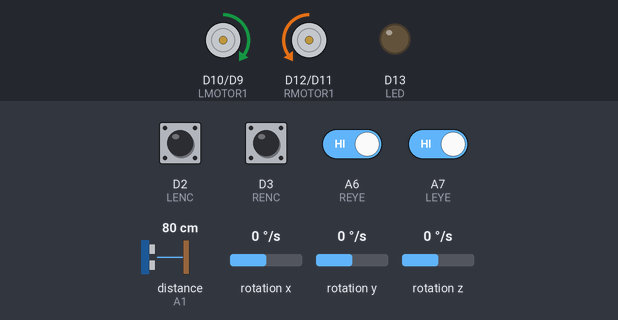
Bench run of a sketch on a simulated Arduino Nano 33 IoT. Parts: motor-driver pin pairs drawn as motors (green arrow = first pin HIGH = forward, orange = second pin HIGH = backward, longer = more drive), output pins drawn as LEDs (lit = HIGH). Wiring (inferred from the names in the program): ultrasonic range finder: trigger A0; echo A1. The inputs (shaded band) are chosen by the test bench; at power-on: A6 (REYE), A7 (LEYE), D2 (LENC), D3 (RENC) HIGH, rotation z 0 °/s, distance to the obstacle (sensor on A1) 80 cm, rotation x 0 °/s, rotation y 0 °/s. The echo pulse lasts 58.3 µs per cm; pins used as bus, display or sensor lines are not drawn; what the sketch prints to the serial monitor is not drawn.

Above: at 4.2 s.
4.3 s: rotation z set to 100 °/s
7.3 s: A6 (REYE) driven LOW
At 8.7 s:
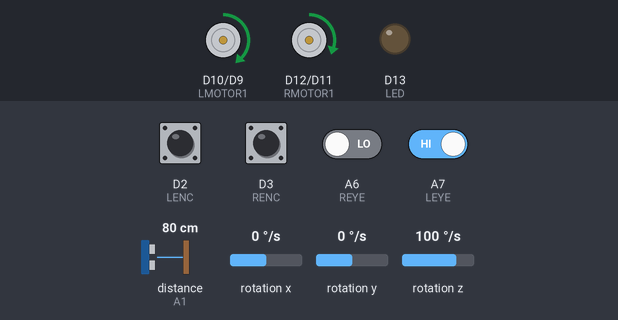
9.7 s: A7 (LEYE) driven LOW
At 10.2 s:
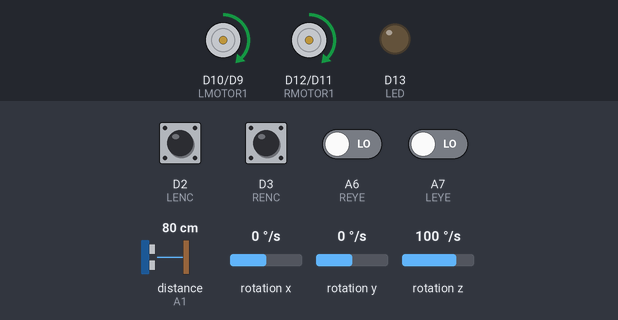
11.2 s: A6 (REYE) driven HIGH
At 12.4 s:
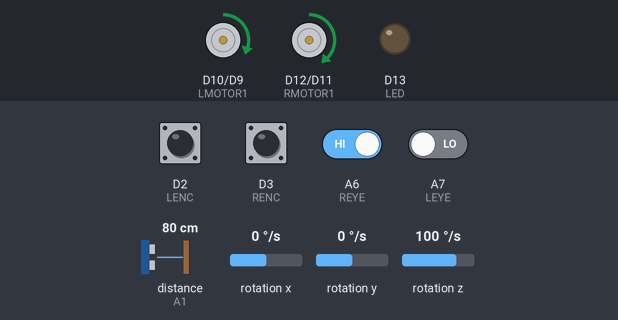
12.7 s: A7 (LEYE) driven HIGH
At 15.6 s:
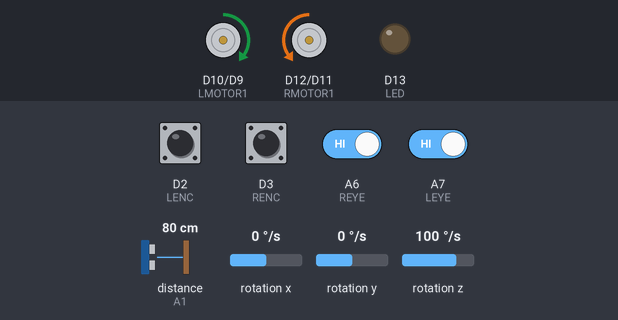
15.7 s: rotation z set to 86 °/s
At 16.6 s:
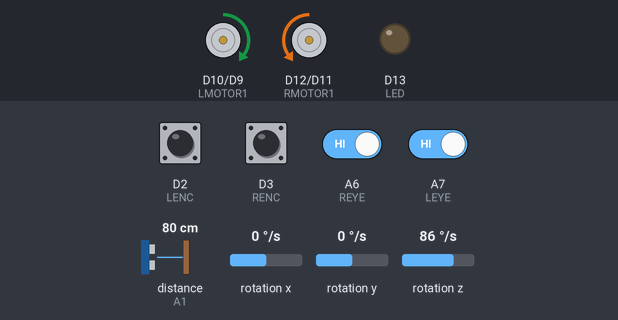
Timing chart, 0 to 18.7 s (numbered marks = the images above; inputs shaded):
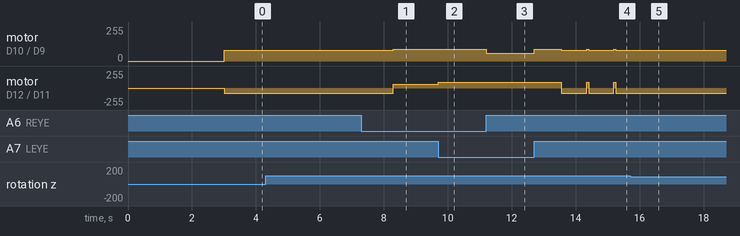

Measured:
- after the input at 7.3 s, motor on D10 (LMOTOR1) / D9 (LMOTOR2): goes on until 8.3 s, then stays forward 90/255
- after the input at 9.7 s, motor on D12 (RMOTOR1) / D11 (RMOTOR2): forward 60/255 → forward 90/255 at once
- after the input at 11.2 s, motor on D10 (LMOTOR1) / D9 (LMOTOR2): forward 90/255 → forward 60/255 at once
- after the input at 12.7 s, motor on D10 (LMOTOR1) / D9 (LMOTOR2): forward 60/255 → forward 90/255 at once, → forward 80/255 0.85 s later; motor on D12 (RMOTOR1) / D11 (RMOTOR2): forward 90/255 → backward 80/255 after 0.85 s
- after the input at 15.7 s, motor on D10 (LMOTOR1) / D9 (LMOTOR2): stops changing and stays forward 80/255; motor on D12 (RMOTOR1) / D11 (RMOTOR2): stops changing and stays backward 80/255

The sketch:

2e10-gold-scrapped.ino
```cpp
#include <PID_v1.h>
#include <WiFiNINA.h>
#include <math.h>
#include <Arduino_LSM6DS3.h>

const int LED = 13;

struct TreeNode {
  TreeNode* parent = nullptr;
  TreeNode* lhs = nullptr;
  TreeNode* rhs = nullptr;
  bool explored = false;

  TreeNode* forkLeft() {
    auto node = new TreeNode();
    node->parent = this;
    lhs = node;
    return lhs;
  }

  TreeNode* forkRight() {
    auto node = new TreeNode();
    node->parent = this;
    rhs = node;
    return rhs;
  }

  void explore() {
    explored = true;
    if (parent && parent != this) {
      if (parent->lhs->explored && parent->rhs->explored) {
        parent->explore();
      }
    }
  }
};

TreeNode* rootNode = nullptr;
TreeNode* currentNode = nullptr;

enum class EBuggyStatus {
  GoingStraight,
  TurningLeft,
  TurningRight,
  TurningAround,
  Idle
};

EBuggyStatus currentStatus = EBuggyStatus::GoingStraight;

#define PI 3.1415926535897932384626433832795

// IR SENSORS
const int LEYE = 21; //left sensor
const int REYE = 20; //right sensor

// LEFT MOTOR
const int LMOTOR1 = 10;
const int LMOTOR2 = 9;

// RIGHT MOTOR
const int RMOTOR1 = 12;
const int RMOTOR2 = 11;

// ULTRASOUND
const int ECHO = 15;
const int TRIG = 14;

const int pulseDurationUs = 50;
const int pulseDelayUs = 100000;

// ENCODERS
const int LENC = 2; //left encoder
const int RENC = 3; //right encoder

// PID
double Input, Output, Setpoint;
double Kp = 15; // Kp needs to be higher than 10
double Ki = 0.035; //  Ki needs to be very small
double Kd = 1; // Kd keep as 0 because Kd is a derivative and will only work for steady signals so the rate of error is always changing
PID myPID(&Input, &Output, &Setpoint, Kp, Ki, Kd, DIRECT); // Creating PID object

char ssid[] = "fuckthis";
char pass[] = "bullshit";

WiFiClient client;
WiFiServer server(5200);

float gyroBiasX = 0, gyroBiasY = 0, gyroBiasZ = 0;
void setup() {
  Serial.begin(9600);

  //WiFi.beginAP(ssid, pass);
  //IPAddress ip = WiFi.localIP();
  //Serial.println(ip);
  //server.begin();

  //Setpoint = 20; //buggy stops

  // Turn the PID on.
  //myPID.SetMode(AUTOMATIC);
  //myPID.SetOutputLimits(0,255);

  // Set up input sensors.
  pinMode(LEYE, INPUT);
  pinMode(REYE, INPUT);

  // Set up motors.
  pinMode(LMOTOR1, OUTPUT);
  pinMode(LMOTOR2, OUTPUT);

  pinMode(RMOTOR1, OUTPUT);
  pinMode(RMOTOR2, OUTPUT);

  // Set up ultrasound.
  pinMode(TRIG, OUTPUT);
  pinMode(ECHO, INPUT);
  pinMode(LED, OUTPUT);
  attachInterrupt(digitalPinToInterrupt(ECHO), echoInterrupt, CHANGE);

  // Set up encoders.
  pinMode(LENC, INPUT_PULLUP);
  pinMode(RENC, INPUT_PULLUP);
  attachInterrupt(digitalPinToInterrupt(LENC), left_wheel_ticks, RISING);
  attachInterrupt(digitalPinToInterrupt(RENC), right_wheel_ticks, RISING);

  rootNode = new TreeNode();
  rootNode->parent = rootNode;
  currentNode = rootNode;

  srand(micros());

  if (!IMU.begin()) {
    Serial.println("Failed to init IMU");
  }

  Serial.println("Calibrating IMU... Don't move the buggy please!!!!!!!");

  int calibrationStartMillis = millis();
  int n_samples = 0;
  while (millis() - calibrationStartMillis < 3000) {
      if (IMU.gyroscopeAvailable()) {
        float gyroX, gyroY, gyroZ;
        IMU.readGyroscope(gyroX, gyroY, gyroZ);

        gyroBiasX += gyroX;
        gyroBiasY += gyroY;
        gyroBiasZ += gyroZ;

        n_samples++;
      }
  }

  gyroBiasX /= n_samples;
  gyroBiasY /= n_samples;
  gyroBiasZ /= n_samples;

  Serial.println("...Done!");
}

void pulse() {
  static int lastTimePulsed = 0;
  static bool pulseSent = false;

  int timeSinceLastPulse = micros() - lastTimePulsed;

  // Check if we have waited long enough to trigger another pulse.
  if (!pulseSent && timeSinceLastPulse > pulseDelayUs) {
    digitalWrite(TRIG, HIGH);
    lastTimePulsed = micros();
    pulseSent = true;
    return;
  }

  // Check if pulse duration elapsed.
  if (pulseSent && timeSinceLastPulse > pulseDurationUs) {
    digitalWrite(TRIG, LOW);
    pulseSent = false;
  }
}

volatile int echoStartUs = 0;
volatile int echoEndUs = 0;
volatile int echoDurationUs = 0;
void echoInterrupt() {
  bool state = digitalRead(ECHO) == HIGH;
  if (state) {
    echoEndUs = 0;
    echoStartUs = micros();
  }
  else {
    echoEndUs = micros();
    echoDurationUs = max(0, echoEndUs - echoStartUs);
  }
}

bool leyeStatus() {
  return digitalRead(LEYE) != HIGH;
}
bool reyeStatus() {
  return digitalRead(REYE) != HIGH;
}

double distanceToObstacleCm() {
  // microseconds * toSecondsFactor * speedOfSound * toCmFactor * 0.5 (sound bounces)
  return (float)echoDurationUs * 0.000001 * 343 * 100 * 0.5;
}

// Calculate velocity from encoders
volatile long left_wheel_ticks_count = 0; // Keep track of the number of left wheel ticks
volatile long right_wheel_ticks_count = 0; // Keep track of the number of right wheel ticks

// Increment the number of ticks by 1 for both wheels
void left_wheel_ticks() {
  left_wheel_ticks_count++;
}

void right_wheel_ticks() {
  right_wheel_ticks_count++;
}

bool obstacleDetected = false;
bool keepDriving = true;
const float obstacleStopDistanceCm = 10;
const int telemetryDelayUpdateMs = 100;

float Gx, Gy, Gz;
void loop() {
  pulse();
  Serial.println(distanceToObstacleCm());

  static int lastGyroReadMillis = 0;
  if (IMU.gyroscopeAvailable()) {
    auto dt = millis() - lastGyroReadMillis;
    if (dt > 20) {
      float gyroX, gyroY, gyroZ;
      IMU.readGyroscope(gyroX, gyroY, gyroZ);

      lastGyroReadMillis = millis();

      float dt_sec = ((float)(dt + 3) / 1000);
      Gx += (gyroX - gyroBiasX) * dt_sec;
      Gy += (gyroY - gyroBiasY) * dt_sec;
      Gz += (gyroZ - gyroBiasZ) * dt_sec;

      Serial.print("X: ");
      Serial.print(Gx);
      Serial.print(" Y: ");
      Serial.print(Gy);
      Serial.print(" Z: ");
      Serial.print(Gz);
      Serial.println();
    }
  }

  static float turnGyroX, turnGyroY, turnGyroZ;

  if (currentStatus == EBuggyStatus::TurningLeft) {
    if (Gz - turnGyroZ >= 90) {
      stop();
      currentStatus = EBuggyStatus::GoingStraight;
      return;
    }
    turnLeft(80);
    return;
  }
  else if (currentStatus == EBuggyStatus::TurningRight) {
    if (Gz - turnGyroZ <= 90) {
      stop();
      currentStatus = EBuggyStatus::GoingStraight;
      return;
    }
    turnRight(80);
    return;
  }
  else if (currentStatus == EBuggyStatus::TurningAround) {
    if (Gz - turnGyroZ >= 360) {
      stop();
      currentStatus = EBuggyStatus::GoingStraight;
      return;
    }
    turnLeft(80);
  }
  else if (currentStatus == EBuggyStatus::GoingStraight) {
    if (distanceToObstacleCm() < 10) {
      currentNode->explore();
      currentStatus = EBuggyStatus::TurningAround;
      Serial.print("Turning around, obstacle within ");
      Serial.println(distanceToObstacleCm());
    }

    static bool atBranch = false;
    static int correctionStartMillis = 0;
    if (atBranch) {
      if (millis() - correctionStartMillis < 850) {
        moveForward(90, 90);
      }
      else {
        stop();
        // We now have 2 branches we can take - left or right.
        // Decide by random.
        //
        bool goLeft = true; //rand() % 2;
        if (goLeft) {
          currentStatus = EBuggyStatus::TurningLeft;
          currentNode = currentNode->forkLeft();
        } else {
          currentStatus = EBuggyStatus::TurningRight;
          currentNode = currentNode->forkRight();
        }

        turnGyroZ = Gz;
        atBranch = false;
      }
    }

    if (leyeStatus() && reyeStatus()){
      moveForward(90, 90);
      return;
    }

    if (leyeStatus() && !reyeStatus()){
      moveForward(60, 90);
      return;
    }

    if (!leyeStatus() && reyeStatus()){
      moveForward(90, 60);
      return;
    }

    // If both the eyes see black, we are at a branch.
    //
    if (!atBranch && !leyeStatus() && !reyeStatus()){
      atBranch = true;
      correctionStartMillis = millis();
    }
  }
}

void stop() {
  moveForward(0, 0);
}

void moveForward(int leftPower, int rightPower) {
  analogWrite(LMOTOR1, leftPower);
  analogWrite(LMOTOR2, 0);
  analogWrite(RMOTOR1, rightPower);
  analogWrite(RMOTOR2, 0);
}

void moveBackwards(int leftPower, int rightPower) {
  analogWrite(LMOTOR1, 0);
  analogWrite(LMOTOR2, leftPower);
  analogWrite(RMOTOR1, 0);
  analogWrite(RMOTOR2, rightPower);
}

void turnRight(int power) {
  analogWrite(LMOTOR1, 0);
  analogWrite(LMOTOR2, power);
  analogWrite(RMOTOR1, power);
  analogWrite(RMOTOR2, 0);
}

void turnLeft(int power) {
  analogWrite(LMOTOR1, power);
  analogWrite(LMOTOR2, 0);
  analogWrite(RMOTOR1, 0);
  analogWrite(RMOTOR2, power);
}
```
